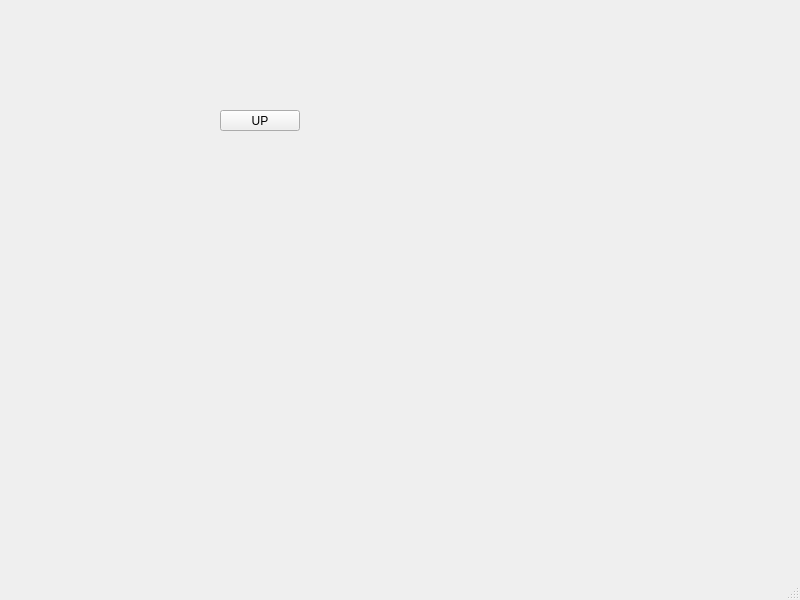
<?xml version="1.0" encoding="UTF-8"?>
<ui version="4.0">
 <class>MainWindow</class>
 <widget class="QMainWindow" name="MainWindow">
  <property name="geometry">
   <rect>
    <x>0</x>
    <y>0</y>
    <width>800</width>
    <height>600</height>
   </rect>
  </property>
  <property name="windowTitle">
   <string>MainWindow</string>
  </property>
  <widget class="QWidget" name="centralwidget">
   <widget class="QPushButton" name="UPbutton">
    <property name="geometry">
     <rect>
      <x>220</x>
      <y>110</y>
      <width>80</width>
      <height>21</height>
     </rect>
    </property>
    <property name="text">
     <string>UP</string>
    </property>
   </widget>
  </widget>
  <widget class="QMenuBar" name="menubar">
   <property name="geometry">
    <rect>
     <x>0</x>
     <y>0</y>
     <width>800</width>
     <height>19</height>
    </rect>
   </property>
  </widget>
  <widget class="QStatusBar" name="statusbar"/>
 </widget>
 <resources/>
 <connections/>
</ui>
